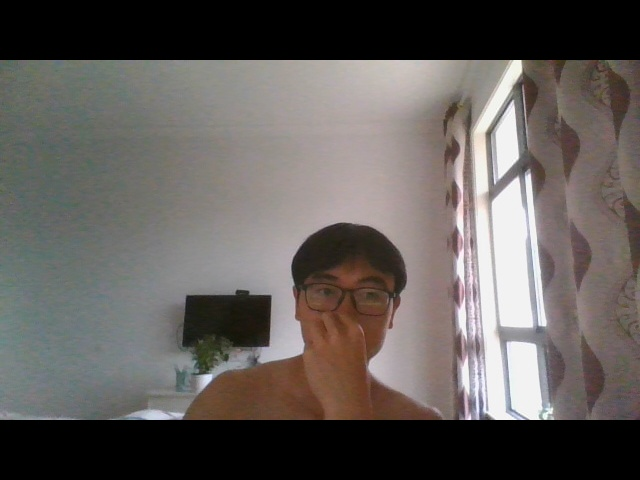
#> input picture img/shot0.jpg, 640 x 480 px, given in place of the camera
$ python tmp.py
#> lines starting #> are read from the running program, lines starting #| are printed output that depends on the picture
import cv2
import time
import requests
import base64
import time
import json

# 保存截图
save_path = '/home/cat/img'
shot_idx = 0
# 请求地址
host = "http://112.124.23.29:8081"
endpoint = r"/image"
url = ''.join([host, endpoint])


# 获取header
def getHeader():
    curTime = str(int(time.time()))

    # 组装http请求头
    header = {
        'CurTime': curTime,
        'Message': 'Test Post From postImage.py',
        'Content-Type': 'application/json;charset=UTF-8'
    }

    return header


# 获取body
def getBody(filepath,name):
    with open(filepath, 'rb') as f:
        imgfile = f.read()
    data = {
        'name': name,
        'imageBase64': str(base64.b64encode(imgfile), 'utf-8')
    }
    return data


# 定义摄像头对象，其参数0表示第一个摄像头
camera = cv2.VideoCapture(0)

# 判断视频是否打开
if (camera.isOpened()):
    print('Open')
else:
    print('摄像头未打开')

# 测试用,查看视频size
size = (int(camera.get(cv2.CAP_PROP_FRAME_WIDTH)),
        int(camera.get(cv2.CAP_PROP_FRAME_HEIGHT)))
print('size:' + repr(size))

# 帧率
fps = 1
# 总是取前一帧做为背景（不用考虑环境影响）
pre_frame = None

while (1):

    start = time.time()
    # 读取视频流
    ret, frame = camera.read()
#> frame is the input picture: shape (480, 640, 3); mean B, G, R 90.6, 93.6, 98.7
    # 转灰度图
    gray_lwpCV = cv2.cvtColor(frame, cv2.COLOR_BGR2GRAY)
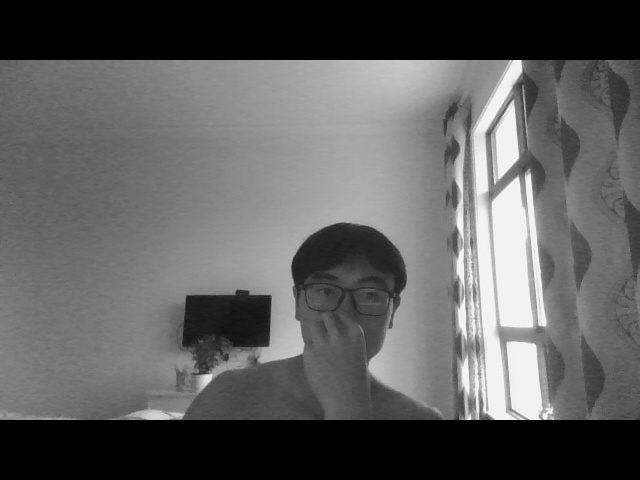
#> gray_lwpCV: shape (480, 640); min 0, max 255, mean 94.8

    if not ret:
        break
    end = time.time()

    cv2.imshow("capture", frame)

    # 运动检测部分
    seconds = end - start
    if seconds < 1.0 / fps:
        time.sleep(1.0 / fps - seconds)
    gray_lwpCV = cv2.resize(gray_lwpCV, (500, 500))
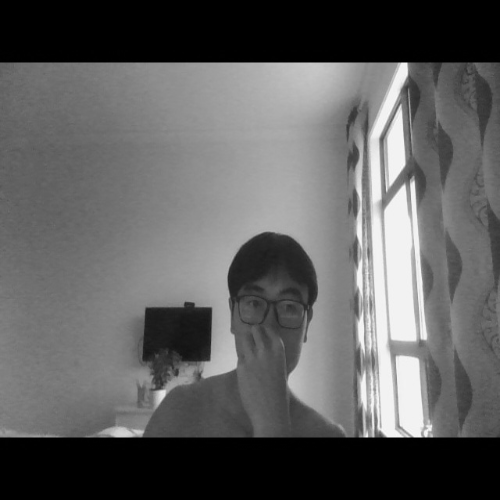
#> gray_lwpCV: shape (500, 500); min 0, max 250, mean 94.7
    # 用高斯滤波进行模糊处理
    gray_lwpCV = cv2.GaussianBlur(gray_lwpCV, (21, 21), 0)
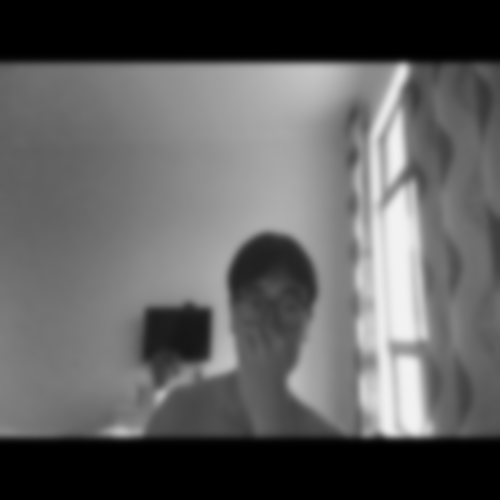
#> gray_lwpCV: shape (500, 500); min 0, max 242, mean 94.7

    # 如果没有背景图像就将当前帧当作背景图片
    if pre_frame is None:
        pre_frame = gray_lwpCV
    else:
        # absdiff把两幅图的差的绝对值输出到另一幅图上面来
        img_delta = cv2.absdiff(pre_frame, gray_lwpCV)
        # threshold阈值函数(原图像应该是灰度图,对像素值进行分类的阈值,当像素值高于（有时是小于）阈值时应该被赋予的新的像素值,阈值方法)
        thresh = cv2.threshold(img_delta, 25, 255, cv2.THRESH_BINARY)[1]
        # 膨胀图像
        thresh = cv2.dilate(thresh, None, iterations=2)
        # findContours检测物体轮廓(寻找轮廓的图像,轮廓的检索模式,轮廓的近似办法)
        contours, hierarchy = cv2.findContours(thresh.copy(), cv2.RETR_EXTERNAL, cv2.CHAIN_APPROX_SIMPLE)
        for c in contours:
            # 设置敏感度
            # contourArea计算轮廓面积
            if cv2.contourArea(c) < 1000:
                continue
            else:
                print("出现目标物，请求核实")
                # 保存图像
                fn = '/home/cat/img/shot%d.jpg' % (shot_idx)
                name = 'D:/CCTVlook/shot%d.jpg' % (shot_idx)
                cv2.imwrite(fn, frame)
                shot_idx += 1
                r = requests.post(url, headers=getHeader(), data=json.dumps(getBody(fn,name)))
                # 返回信息
                print(r.text)
                break
        pre_frame = gray_lwpCV

    if cv2.waitKey(1) & 0xFF == ord('q'):
#> (key q is pressed here)
        break

# release()释放摄像头
camera.release()
# destroyAllWindows()关闭所有图像窗口
cv2.destroyAllWindows()
